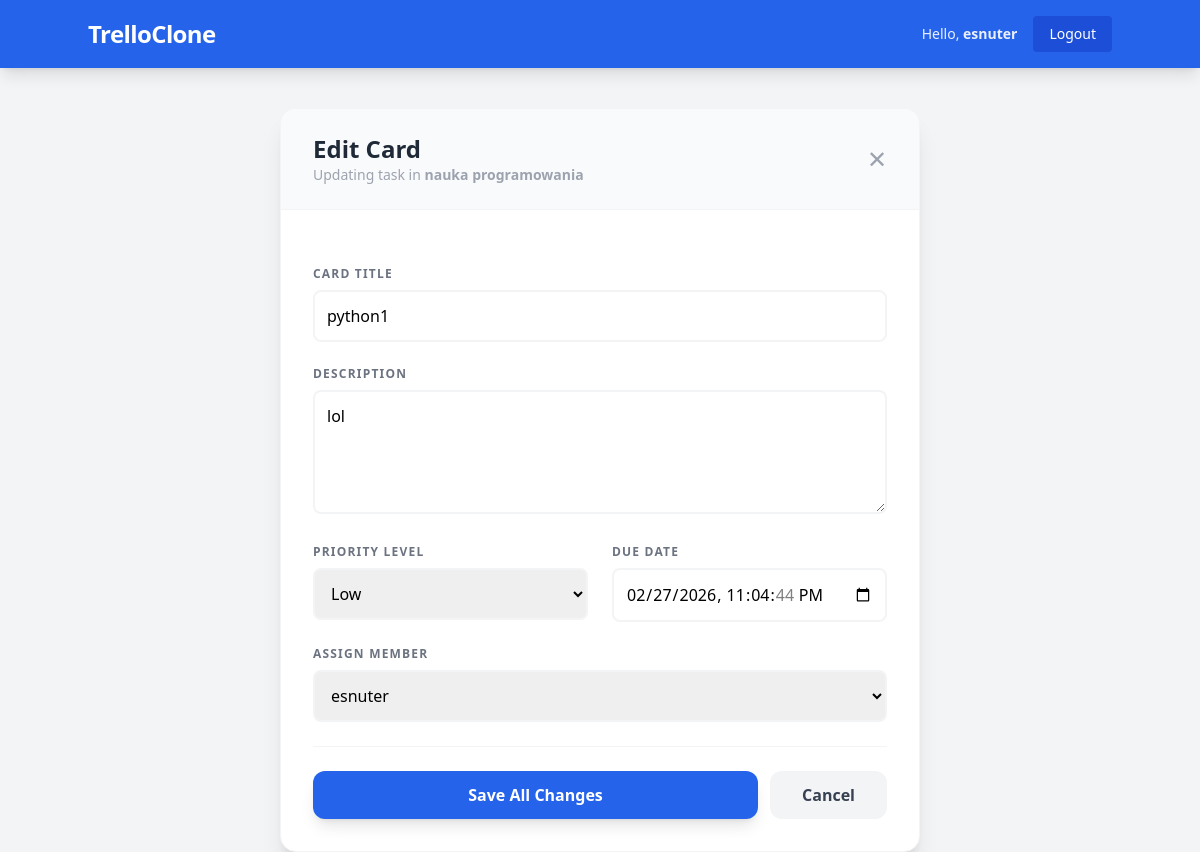
The app's page /task/2/edit/ (signed in), older data.
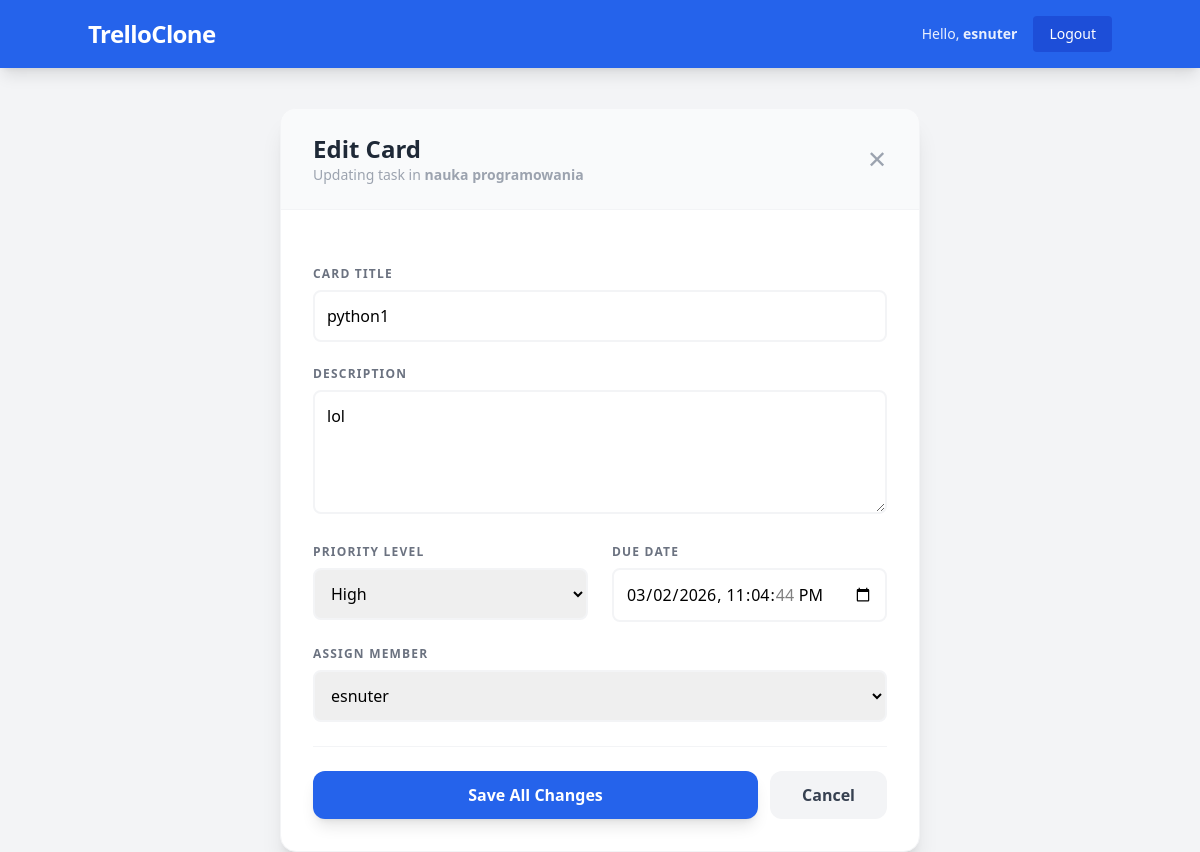
The same page, newer data.
### boards/models.py (models this page shows, shortened)
class Task(models.Model):
    PRIORITY_CHOICES = [
        ('LOW', 'Low'),
        ('MED', 'Medium'),
        ('HIGH', 'High'),
    ]
    list = models.ForeignKey(List, on_delete=models.CASCADE, related_name='tasks')
    title = models.CharField(max_length=200)
    description = models.TextField(blank=True)
    priority = models.CharField(max_length=4, choices=PRIORITY_CHOICES, default='MED')
    assigned_to = models.ForeignKey(User, on_delete=models.SET_NULL, null=True, blank=True)
    due_date = models.DateTimeField(null=True, blank=True)
    created_at = models.DateTimeField(auto_now_add=True)
    labels = models.ManyToManyField(Label, blank=True, related_name='tasks')
    position = models.PositiveIntegerField(default=0)
    assigned_to = models.ForeignKey(User, on_delete=models.SET_NULL, null=True, blank=True, related_name='tasks')
    due_date = models.DateTimeField(null=True, blank=True)
    is_archived = models.BooleanField(default=False)
    class Meta:
        ordering = ['position']

class List(models.Model):
    board = models.ForeignKey(Board, on_delete=models.CASCADE, related_name='lists')
    title = models.CharField(max_length=100)
    position = models.PositiveIntegerField(default=0)
    class Meta:
        ordering = ['position']

### boards/views.py (the view)
# urls.py: path('task/<int:task_id>/edit/', views.edit_task, name='edit_task'),
@login_required
def edit_task(request, task_id):
    task = get_object_or_404(Task, id=task_id, list__board__in=Board.objects.filter(Q(owner=request.user) | Q(members=request.user)))
    board = task.list.board
    if request.method == 'POST':
        form = TaskForm(request.POST, instance=task, board=board)
        if form.is_valid():
            form.save()
            log_activity(request.user, board, f"edited details of card '{task.title}'")
            return redirect('task_detail', task_id=task.id)
    else:
        form = TaskForm(instance=task)
    return render(request, 'boards/edit_task.html', {'form': form, 'task': task})

### boards/forms.py
class TaskForm(forms.ModelForm):
    class Meta:
        model = Task
        fields = ['title', 'description', 'priority']
        widgets = {
            'title': forms.TextInput(attrs={'class': 'w-full p-2 border rounded mb-2', 'placeholder': 'Task title'}),
            'description': forms.Textarea(attrs={'class': 'w-full p-2 border rounded mb-2', 'rows': 3, 'placeholder': 'Optional description'}),
            'priority': forms.Select(attrs={'class': 'w-full p-2 border rounded mb-2'}),
        }

### boards/templates/boards/edit_task.html (shortened to what this page needs)
{% extends 'base.html' %}
{% block content %}
<div class="max-w-2xl mx-auto mt-10 px-4">
    <div class="bg-white rounded-2xl shadow-xl overflow-hidden border border-gray-100">
        <div class="bg-gray-50 px-8 py-6 border-b border-gray-100 flex justify-between items-center">
            <div>
                <h1 class="text-2xl font-black text-gray-800">Edit Card</h1>
                <p class="text-sm text-gray-400">Updating task in <span class="font-bold">{{ task.list.title }}</span></p>
            </div>
            <a href="{% url 'task_detail' task.id %}" class="text-gray-400 hover:text-gray-600 transition text-2xl">✕</a>
        </div>
        <form method="POST" class="p-8 space-y-6">
            <div>
                <label class="block text-xs font-bold text-gray-500 uppercase tracking-widest mb-2">Card Title</label>
                {{ form.title }}
            </div>
            <div>
                <label class="block text-xs font-bold text-gray-500 uppercase tracking-widest mb-2">Description</label>
                {{ form.description }}
            </div>
            <div class="grid grid-cols-1 md:grid-cols-2 gap-6">
                <div>
                    <label class="block text-xs font-bold text-gray-500 uppercase tracking-widest mb-2">Priority Level</label>
                    {{ form.priority }}
                </div>
                <div>
                    <label class="block text-xs font-bold text-gray-500 uppercase tracking-widest mb-2">Due Date</label>
                    {{ form.due_date }}
                </div>
            </div>
            <div>
                <label class="block text-xs font-bold text-gray-500 uppercase tracking-widest mb-2">Assign Member</label>
                {{ form.assigned_to }}
            </div>
            <div class="pt-6 border-t border-gray-100 flex flex-col md:flex-row gap-3">
                <button type="submit" class="flex-grow bg-blue-600 hover:bg-blue-700 text-white font-bold py-3 rounded-xl shadow-lg transition transform active:scale-95">
                    Save All Changes
                </button>
                <a href="{% url 'task_detail' task.id %}" class="text-center px-8 py-3 bg-gray-100 hover:bg-gray-200 text-gray-700 font-bold rounded-xl transition">
                    Cancel
                </a>
            </div>
        </form>
    </div>
</div>
{% endblock %}

Row changes from the older to the newer data that the page shows:
changed Task "python1": priority "Low" → "High"; due_date "02/27/2026 23:04:44" → "03/02/2026 23:04:44"
